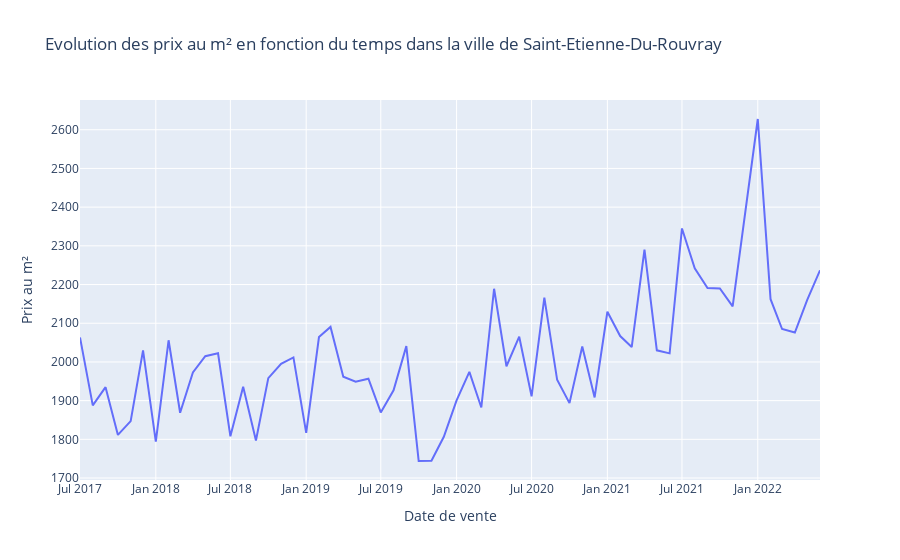

The code cell stored with this chart in its notebook:
### Markdown cell above
## Inflation au fil des mois

### Code cell
#regrouper par mois et calculer la moyenne du prix au m²
ds = ds[['date_mutation', 'prix_metre_carre', 'prix_metre_carre_terrain']]

# # #supprimer les valeurs trop hautes :
# # ds = ds[ds['prix_metre_carre'] < 5000]
# # ds = ds[ds['prix_metre_carre'] > 1000]


#groupby month :
ds['date_mutation'] = pd.to_datetime(ds['date_mutation'])
ds['date_mutation'] = ds['date_mutation'].dt.to_period('M')

ds = ds.groupby(['date_mutation']).mean()
ds = ds.reset_index()


#date mutation en string
ds['date_mutation'] = ds['date_mutation'].astype(str)
#afficher avec plotly
import plotly.express as px
fig = px.line(ds, x='date_mutation', y='prix_metre_carre', title='Evolution des prix au m² en fonction du temps dans la ville de Saint-Etienne-Du-Rouvray')
#ajouter la légende des 2 axes
fig.update_xaxes(title_text='Date de vente')
fig.update_yaxes(title_text='Prix au m²')
fig.show()

#on crée une nouvelle colonne avec des ints allant de 1 à len(ds)
ds['date_mutation_int'] = range(0, len(ds))

#obtenir une approximation polynomiale de degré 3 de la fonction avec 'date_mutation_int' en x et 'prix_metre_carre' en y
from sklearn.preprocessing import PolynomialFeatures
from sklearn.linear_model import LinearRegression
from sklearn.pipeline import make_pipeline

model = make_pipeline(PolynomialFeatures(2), LinearRegression())
model.fit(ds['date_mutation_int'].values.reshape(-1, 1), ds['prix_metre_carre'].values.reshape(-1, 1))

#afficher l'approximation polynomiale
import matplotlib.pyplot as plt
import numpy as np

x_plot = np.linspace(1, len(ds), 100)
plt.scatter(ds['date_mutation_int'], ds['prix_metre_carre'])
plt.plot(x_plot, model.predict(x_plot[:, np.newaxis]), color='red')
#ajouter la légende des 2 axes
plt.xlabel('Mois de vente')
plt.ylabel('Prix au m²')
#légende
plt.legend(['Approximation polynomial', 'Valeurs réelles'])
plt.show()

### Figure 1 — Plotly figure (JSON) as saved in the notebook; plotly's stock layout.template omitted (floating-point values rounded to 4 significant figures)
{"data": [{"hovertemplate": "date_mutation=%{x}<br>prix_metre_carre=%{y}<extra></extra>", "legendgroup": "", "line": {"color": "#636efa", "dash": "solid"}, "marker": {"symbol": "circle"}, "mode": "lines", "name": "", "orientation": "v", "showlegend": false, "type": "scatter", "x": ["2017-07", "2017-08", "2017-09", "2017-10", "2017-11", "2017-12", "2018-01", "2018-02", "2018-03", "2018-04", "2018-05", "2018-06", "2018-07", "2018-08", "2018-09", "2018-10", "2018-11", "2018-12", "2019-01", "2019-02", "2019-03", "2019-04", "2019-05", "2019-06", "2019-07", "2019-08", "2019-09", "2019-10", "2019-11", "2019-12", "2020-01", "2020-02", "2020-03", "2020-04", "2020-05", "2020-06", "2020-07", "2020-08", "2020-09", "2020-10", "2020-11", "2020-12", "2021-01", "2021-02", "2021-03", "2021-04", "2021-05", "2021-06", "2021-07", "2021-08", "2021-09", "2021-10", "2021-11", "2022-01", "2022-02", "2022-03", "2022-04", "2022-05", "2022-06"], "xaxis": "x", "y": [2063.0, 1888.0, 1935.0, 1811.0, 1847.0, 2030.0, 1794.0, 2056.0, 1869.0, 1973.0, 2015.0, 2022.0, 1808.0, 1936.0, 1797.0, 1958.0, 1995.0, 2012.0, 1817.0, 2064.0, 2091.0, 1962.0, 1949.0, 1957.0, 1869.0, 1927.0, 2041.0, 1744.0, 1745.0, 1807.0, 1900.0, 1974.0, 1882.0, 2189.0, 1989.0, 2065.0, 1911.0, 2166.0, 1954.0, 1894.0, 2040.0, 1908.0, 2130.0, 2067.0, 2038.0, 2290.0, 2030.0, 2022.0, 2345.0, 2242.0, 2191.0, 2190.0, 2144.0, 2628.0, 2162.0, 2085, 2076.0, 2160.0, 2237.0], "yaxis": "y"}], "layout": {"legend": {"tracegroupgap": 0}, "title": {"text": "Evolution des prix au m² en fonction du temps dans la ville de Saint-Etienne-Du-Rouvray"}, "xaxis": {"anchor": "y", "domain": [0, 1], "title": {"text": "Date de vente"}}, "yaxis": {"anchor": "x", "domain": [0, 1], "title": {"text": "Prix au m²"}}}}
